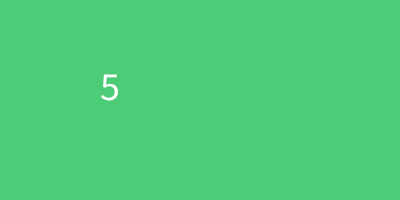
Frame 1 (no input)
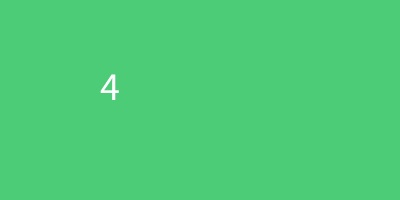
Frame 60 (the mouse pressed at the canvas centre just before this capture)
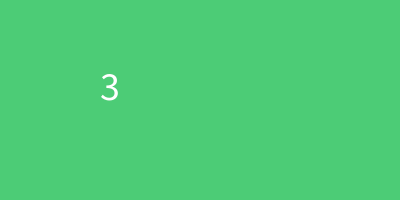
Frame 120 (the mouse held since frame 60 and released just before this capture)

The Processing sketch that drew these frames (run headless with seeded random() and noise(); from frame 60 on, the mouse is pressed at the canvas centre):

// Processing sketch: week15_2
// ── week15_2.pde
void setup(){
   size(400,200); 
   textSize(40);
}
void draw(){
   background( 76,204,118);
   int s = second();
   text(9-s%10,100,100);
}
